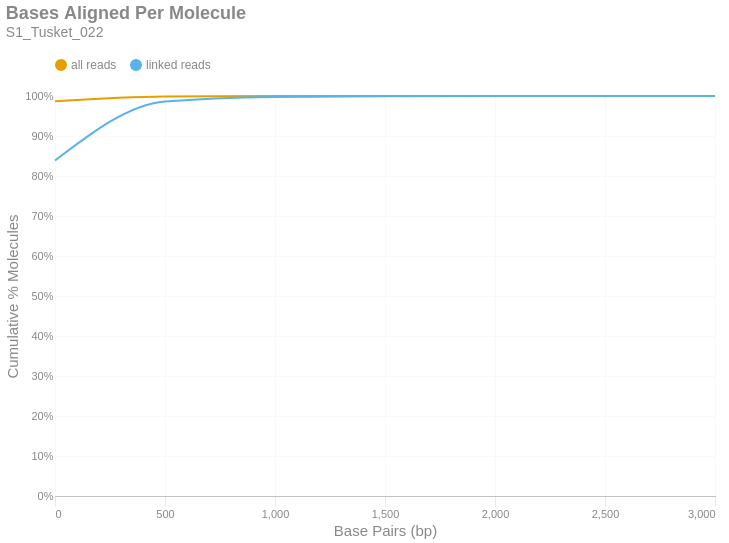

The cell this chart's notebook holds for it:
### Markdown cell above
### Bases Aligned Per Molecule
This is a cumulative frequency distribution showing the number of base pairs aligned per unique molecule. These data are shown in 500 bp bins. There are two distributions: one with `all reads` (yellow) and another with only `linked reads` (blue). The percent of molecules in the `linked reads` distribution is relative to the total number of linked molecules.

### Code cell
if SKIPLR:
    print_html(f"Skipped")
else:
    binned_df = consolidated_hist(valids['aligned_bp'], mask, 500, True)
    with SafeRender(binned_df):
        (
            density_plot(binned_df, 'Bases Aligned Per Molecule', samplename, 'basesper')
            .encode(
                x=alt.X('bin:Q', title="Base Pairs (bp)").axis(tickMinStep=500).scale(padding=0),
                y=alt.Y('value:Q', title='Cumulative % Molecules')
                    .axis(format='%')
                    .scale(domain = [0,1])
                    .stack(False),
                color=alt.Color("key:N").scale(domain = ["all reads", "linked reads"]),
                tooltip = [
                    alt.Tooltip("key:N", title = "Data Type"),
                    alt.Tooltip("range_label:N", title="Bases Aligned Per Molecule"),
                    alt.Tooltip("value:Q", format = ".2%", title="% Molecules (Cum.)")
                ]
            )
        ).display()

### Figure 1 — Vega-Lite specification as saved in the notebook (floating-point values rounded to 4 significant figures)
{"width": "container", "height": 400, "config": {"title": {"anchor": "start", "dy": -15, "fontSize": 18, "color": "#888888", "subtitleColor": "#888888", "subtitleFontSize": 14}, "arc": {"fill": "#0072B2"}, "axis": {"domainColor": "#888888", "domainWidth": 0.5, "gridWidth": 0.2, "grid": false, "titleFontWeight": 400, "titleFontSize": 15, "labelFontSize": 11, "labelColor": "#888888", "tickColor": "#888888", "tickWidth": 0.2, "titleColor": "#888888"}, "axisBand": {"grid": false}, "axisX": {"grid": true, "tickSize": 10, "domainCap": "round"}, "axisY": {"domain": false, "grid": true, "tickSize": 0, "domainCap": "round"}, "background": "transparent", "header": {"labelFontSize": 15, "labelColor": "#888888", "titleFontSize": 15, "titleFontWeight": 600, "titleColor": "#888888"}, "legend": {"labelFont": "sans-serif", "labelFontSize": 12, "labelColor": "#888888", "symbolSize": 100, "symbolType": "circle", "titleFontSize": 12, "titlePadding": 10, "titleColor": "#888888", "title": null, "orient": "top"}, "range": {"category": ["#E69F00", "#56B4E9", "#009E73", "#F0E442", "#0072B2", "#D55E00", "#CC79A7", "#000000"], "diverging": ["#cfe8f3", "#a2d4ec", "#73bfe2", "#46abdb", "#1696d2", "#12719e"]}, "area": {"fill": "#0072B2", "fillOpacity": 0.7, "line": true, "strokeOpacity": 0.7}, "line": {"color": "#0072B2", "stroke": "#0072B2", "strokeWidth": 2}, "trail": {"color": "#0072B2", "stroke": "#0072B2", "strokeWidth": 0, "size": 1}, "point": {"filled": true, "fillOpacity": 1.0, "size": 95}, "text": {"color": "#888888", "fontSize": 11, "align": "right", "fontWeight": 400, "size": 11}, "bar": {"fill": "#0072B2", "stroke": null}, "view": {"stroke": null, "continuousWidth": 660, "continuousHeight": 400}}, "data": {"name": "data-3783c0da95f01c2d9ea291525eefbdce"}, "mark": {"type": "line", "interpolate": "monotone", "point": {"opacity": 0, "size": 275}}, "encoding": {"color": {"field": "key", "scale": {"domain": ["all reads", "linked reads"]}, "type": "nominal"}, "tooltip": [{"field": "key", "title": "Data Type", "type": "nominal"}, {"field": "range_label", "title": "Bases Aligned Per Molecule", "type": "nominal"}, {"field": "value", "format": ".2%", "title": "% Molecules (Cum.)", "type": "quantitative"}], "x": {"axis": {"tickMinStep": 500}, "field": "bin", "scale": {"padding": 0}, "title": "Base Pairs (bp)", "type": "quantitative"}, "y": {"axis": {"format": "%"}, "field": "value", "scale": {"domain": [0, 1]}, "stack": false, "title": "Cumulative % Molecules", "type": "quantitative"}}, "params": [{"name": "param_c36ac31b6afebe62", "select": {"type": "point", "fields": ["key"]}, "bind": "legend"}], "title": {"text": "Bases Aligned Per Molecule", "subtitle": "S1_Tusket_022"}, "transform": [{"fold": ["all reads (cumsum)", "linked reads (cumsum)"]}, {"calculate": "replace(datum.key, ' (cumsum)', '')", "as": "key"}, {"filter": {"param": "param_c36ac31b6afebe62"}}], "usermeta": {"embedOptions": {"downloadFileName": "S1_Tusket_022.basesper"}}, "$schema": "https://vega.github.io/schema/vega-lite/v6.1.0.json", "datasets": {"data-3783c0da95f01c2d9ea291525eefbdce": [{"bin": "0.0", "interval": "0.0-500.0", "all reads": 0.9868, "linked reads": 0.8386, "all reads (cumsum)": 0.9868, "linked reads (cumsum)": 0.8386, "range_label": "0-499"}, {"bin": "500.0", "interval": "500.0-1000.0", "all reads": 0.01209, "linked reads": 0.1476, "all reads (cumsum)": 0.9989, "linked reads (cumsum)": 0.9862, "range_label": "500-999"}, {"bin": "1000.0", "interval": "1000.0-1500.0", "all reads": 0.0009306, "linked reads": 0.01146, "all reads (cumsum)": 0.9998, "linked reads (cumsum)": 0.9976, "range_label": "1000-1499"}, {"bin": "1500.0", "interval": "1500.0-2000.0", "all reads": 0.0001462, "linked reads": 0.00182, "all reads (cumsum)": 1.0, "linked reads (cumsum)": 0.9995, "range_label": "1500-1999"}, {"bin": "2000.0", "interval": "2000.0-2500.0", "all reads": 2.53e-05, "linked reads": 0.0002855, "all reads (cumsum)": 1.0, "linked reads (cumsum)": 0.9998, "range_label": "2000-2499"}, {"bin": "2500.0", "interval": "2500.0-3000.0", "all reads": 1.406e-05, "linked reads": 0.0001784, "all reads (cumsum)": 1.0, "linked reads (cumsum)": 0.9999, "range_label": "2500-2999"}, {"bin": "3000.0", "interval": "3000.0-3500.0", "all reads": 5.623e-06, "linked reads": 7.137e-05, "all reads (cumsum)": 1.0, "linked reads (cumsum)": 1.0, "range_label": "3000-3499"}]}}
